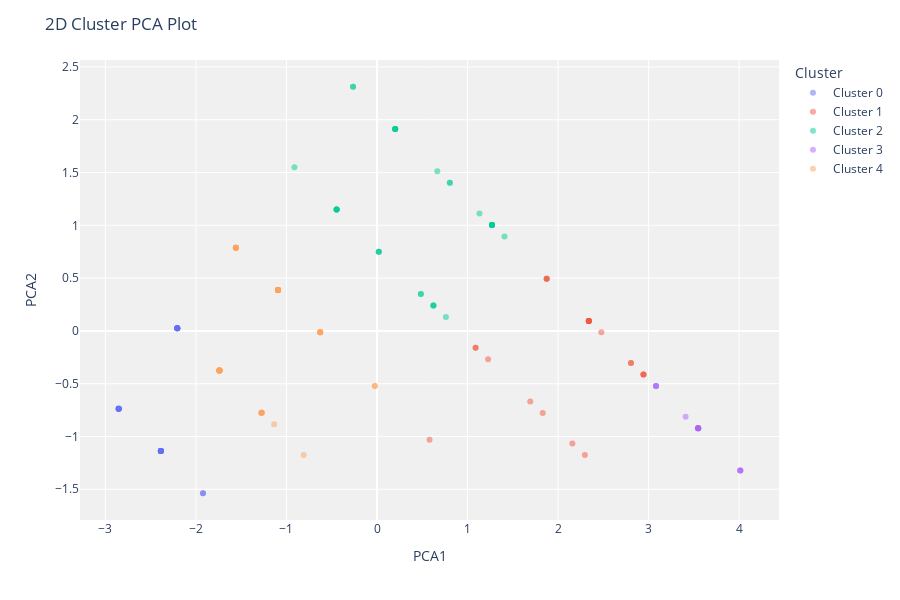

Notebook cell for this chart:
### Code cell
plot_model(model_kmeans, plot = 'cluster')

### Figure 1 — Plotly figure (JSON) as saved in the notebook; plotly's stock layout.template omitted (floating-point values rounded to 4 significant figures)
{"data": [{"customdata": [[null], [null], [null], [null], [null], [null], [null], [null], [null], [null], [null], [null], [null], [null], [null], [null], [null], [null], [null], [null], [null], [null], [null], [null], [null], [null]], "hovertemplate": "Cluster=Cluster 0<br>PCA1=%{x}<br>PCA2=%{y}<br>Feature=%{customdata[0]}<extra></extra>", "legendgroup": "Cluster 0", "marker": {"color": "#636efa", "opacity": 0.5, "symbol": "circle"}, "mode": "markers", "name": "Cluster 0", "orientation": "v", "showlegend": true, "textposition": "top center", "type": "scatter", "x": [-2.387, -2.387, -2.206, -2.853, -1.922, -2.206, -2.206, -2.387, -1.922, -2.853, -2.387, -2.853, -2.387, -2.853, -2.206, -2.387, -2.206, -2.853, -2.387, -2.206, -2.206, -2.206, -2.853, -2.387, -2.853, -2.387], "xaxis": "x", "y": [-1.138, -1.138, 0.02478, -0.7376, -1.537, 0.02478, 0.02478, -1.138, -1.537, -0.7376, -1.138, -0.7376, -1.138, -0.7376, 0.02478, -1.138, 0.02478, -0.7376, -1.138, 0.02478, 0.02478, 0.02478, -0.7376, -1.138, -0.7376, -1.138], "yaxis": "y"}, {"customdata": [[null], [null], [null], [null], [null], [null], [null], [null], [null], [null], [null], [null], [null], [null], [null], [null], [null], [null], [null], [null], [null], [null], [null]], "hovertemplate": "Cluster=Cluster 1<br>PCA1=%{x}<br>PCA2=%{y}<br>Feature=%{customdata[0]}<extra></extra>", "legendgroup": "Cluster 1", "marker": {"color": "#EF553B", "opacity": 0.5, "symbol": "circle"}, "mode": "markers", "name": "Cluster 1", "orientation": "v", "showlegend": true, "textposition": "top center", "type": "scatter", "x": [2.158, 2.478, 1.874, 1.874, 2.34, 2.943, 2.34, 1.089, 1.831, 2.34, 2.805, 0.5799, 2.34, 1.089, 2.943, 2.34, 2.805, 1.693, 2.943, 1.227, 1.874, 2.34, 2.296], "xaxis": "x", "y": [-1.067, -0.01393, 0.4948, 0.4948, 0.09485, -0.4139, 0.09485, -0.1589, -0.7763, 0.09485, -0.3051, -1.03, 0.09485, -0.1589, -0.4139, 0.09485, -0.3051, -0.6676, -0.4139, -0.2676, 0.4948, 0.09485, -1.176], "yaxis": "y"}, {"customdata": [[null], [null], [null], [null], [null], [null], [null], [null], [null], [null], [null], [null], [null], [null], [null], [null], [null], [null], [null], [null], [null], [null], [null], [null], [null], [null], [null], [null], [null], [null], [null], [null], [null]], "hovertemplate": "Cluster=Cluster 2<br>PCA1=%{x}<br>PCA2=%{y}<br>Feature=%{customdata[0]}<extra></extra>", "legendgroup": "Cluster 2", "marker": {"color": "#00cc96", "opacity": 0.5, "symbol": "circle"}, "mode": "markers", "name": "Cluster 2", "orientation": "v", "showlegend": true, "textposition": "top center", "type": "scatter", "x": [0.6665, 0.01939, 0.4849, -0.2646, 0.6232, 1.27, 1.27, 0.01939, 0.8047, 1.409, 0.8047, -0.4461, -0.4461, -0.2646, -0.4461, 0.4849, 0.6232, 0.7615, 1.27, 1.132, 0.2009, 0.2009, 1.27, -0.4461, 0.2009, 0.6232, 0.2009, 1.27, -0.9117, 0.01939, 0.2009, 1.27, -0.4461], "xaxis": "x", "y": [1.512, 0.7498, 0.3498, 2.312, 0.2411, 1.003, 1.003, 0.7498, 1.403, 0.8947, 1.403, 1.15, 1.15, 2.312, 1.15, 0.3498, 0.2411, 0.1323, 1.003, 1.112, 1.912, 1.912, 1.003, 1.15, 1.912, 0.2411, 1.912, 1.003, 1.55, 0.7498, 1.912, 1.003, 1.15], "yaxis": "y"}, {"customdata": [[null], [null], [null], [null], [null], [null], [null], [null], [null], [null], [null], [null], [null], [null]], "hovertemplate": "Cluster=Cluster 3<br>PCA1=%{x}<br>PCA2=%{y}<br>Feature=%{customdata[0]}<extra></extra>", "legendgroup": "Cluster 3", "marker": {"color": "#ab63fa", "opacity": 0.5, "symbol": "circle"}, "mode": "markers", "name": "Cluster 3", "orientation": "v", "showlegend": true, "textposition": "top center", "type": "scatter", "x": [3.409, 3.082, 3.547, 3.547, 4.013, 3.547, 4.013, 3.547, 3.547, 4.013, 3.082, 3.082, 3.547, 3.547], "xaxis": "x", "y": [-0.8138, -0.5226, -0.9226, -0.9226, -1.322, -0.9226, -1.322, -0.9226, -0.9226, -1.322, -0.5226, -0.5226, -0.9226, -0.9226], "yaxis": "y"}, {"customdata": [[null], [null], [null], [null], [null], [null], [null], [null], [null], [null], [null], [null], [null], [null], [null], [null], [null], [null], [null], [null], [null], [null], [null], [null], [null], [null], [null], [null], [null], [null], [null], [null], [null], [null], [null], [null], [null], [null], [null], [null]], "hovertemplate": "Cluster=Cluster 4<br>PCA1=%{x}<br>PCA2=%{y}<br>Feature=%{customdata[0]}<extra></extra>", "legendgroup": "Cluster 4", "marker": {"color": "#FFA15A", "opacity": 0.5, "symbol": "circle"}, "mode": "markers", "name": "Cluster 4", "orientation": "v", "showlegend": true, "textposition": "top center", "type": "scatter", "x": [-0.6277, -1.275, -1.559, -1.093, -1.093, -1.275, -1.559, -1.093, -1.136, -0.8092, -1.093, -0.02388, -1.74, -1.275, -1.559, -0.6277, -1.093, -0.6277, -1.093, -0.6277, -1.74, -1.559, -1.74, -1.093, -1.275, -0.6277, -1.74, -1.74, -1.74, -1.559, -1.74, -1.275, -1.093, -0.02388, -1.559, -1.093, -1.093, -1.74, -1.093, -1.74], "xaxis": "x", "y": [-0.01265, -0.7751, 0.7872, 0.3873, 0.3873, -0.7751, 0.7872, 0.3873, -0.8838, -1.175, 0.3873, -0.5214, -0.3751, -0.7751, 0.7872, -0.01265, 0.3873, -0.01265, 0.3873, -0.01265, -0.3751, 0.7872, -0.3751, 0.3873, -0.7751, -0.01265, -0.3751, -0.3751, -0.3751, 0.7872, -0.3751, -0.7751, 0.3873, -0.5214, 0.7872, 0.3873, 0.3873, -0.3751, 0.3873, -0.3751], "yaxis": "y"}], "layout": {"height": 600, "legend": {"title": {"text": "Cluster"}, "tracegroupgap": 0}, "margin": {"t": 60}, "plot_bgcolor": "rgb(240,240,240)", "title": {"text": "2D Cluster PCA Plot"}, "xaxis": {"anchor": "y", "domain": [0, 1], "title": {"text": "PCA1"}}, "yaxis": {"anchor": "x", "domain": [0, 1], "title": {"text": "PCA2"}}}}
